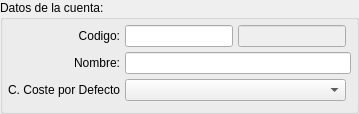
        <widget class="QGroupBox" name="groupBox_4">
         <property name="layoutDirection">
          <enum>Qt::LeftToRight</enum>
         </property>
         <property name="title">
          <string>Datos de la cuenta:</string>
         </property>
         <layout class="QGridLayout">
          <property name="margin">
           <number>5</number>
          </property>
          <property name="spacing">
           <number>5</number>
          </property>
          <item row="3" column="1" colspan="2">
           <widget class="BcBuscarCentroCoste" name="mui_idc_coste"/>
          </item>
          <item row="3" column="0">
           <widget class="QLabel" name="Codigo_3">
            <property name="text">
             <string>C. Coste por Defecto</string>
            </property>
            <property name="alignment">
             <set>Qt::AlignRight|Qt::AlignTrailing|Qt::AlignVCenter</set>
            </property>
           </widget>
          </item>
          <item row="2" column="0">
           <widget class="QLabel" name="Codigo_2">
            <property name="text">
             <string>Nombre:</string>
            </property>
            <property name="alignment">
             <set>Qt::AlignRight|Qt::AlignTrailing|Qt::AlignVCenter</set>
            </property>
           </widget>
          </item>
          <item row="1" column="0">
           <widget class="QLabel" name="Codigo">
            <property name="text">
             <string>Codigo:</string>
            </property>
            <property name="alignment">
             <set>Qt::AlignRight|Qt::AlignTrailing|Qt::AlignVCenter</set>
            </property>
           </widget>
          </item>
          <item row="1" column="1">
           <widget class="QLineEdit" name="mui_codigo">
            <property name="sizePolicy">
             <sizepolicy hsizetype="Fixed" vsizetype="Fixed">
              <horstretch>0</horstretch>
              <verstretch>0</verstretch>
             </sizepolicy>
            </property>
           </widget>
          </item>
          <item row="2" column="1" colspan="3">
           <widget class="QLineEdit" name="mui_descripcion"/>
          </item>
          <item row="4" column="0" colspan="4">
           <widget class="QFrame" name="mui_frameplugin">
            <property name="frameShape">
             <enum>QFrame::StyledPanel</enum>
            </property>
            <property name="frameShadow">
             <enum>QFrame::Raised</enum>
            </property>
           </widget>
          </item>
          <item row="1" column="2">
           <widget class="BlSearchWidget" name="mui_padre">
            <property name="enabled">
             <bool>false</bool>
            </property>
           </widget>
          </item>
         </layout>
        </widget>
